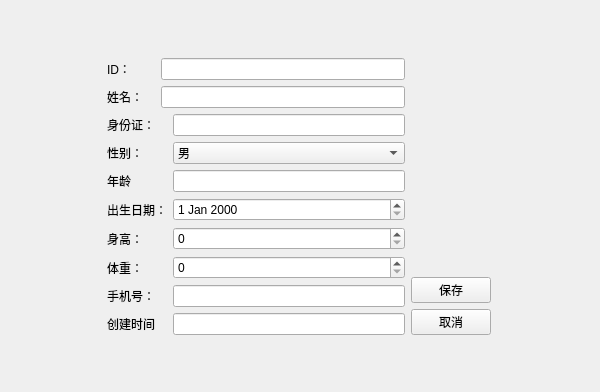
<?xml version="1.0" encoding="UTF-8"?>
<ui version="4.0">
 <class>PatientEditView</class>
 <widget class="QWidget" name="PatientEditView">
  <property name="geometry">
   <rect>
    <x>0</x>
    <y>0</y>
    <width>600</width>
    <height>392</height>
   </rect>
  </property>
  <property name="windowTitle">
   <string>编辑患者信息</string>
  </property>
  <layout class="QVBoxLayout" name="verticalLayout_2">
   <item>
    <spacer name="verticalSpacer">
     <property name="orientation">
      <enum>Qt::Orientation::Vertical</enum>
     </property>
     <property name="sizeHint" stdset="0">
      <size>
       <width>20</width>
       <height>48</height>
      </size>
     </property>
    </spacer>
   </item>
   <item>
    <layout class="QHBoxLayout" name="horizontalLayout_2">
     <item>
      <spacer name="horizontalSpacer">
       <property name="orientation">
        <enum>Qt::Orientation::Horizontal</enum>
       </property>
       <property name="sizeType">
        <enum>QSizePolicy::Policy::Fixed</enum>
       </property>
       <property name="sizeHint" stdset="0">
        <size>
         <width>96</width>
         <height>20</height>
        </size>
       </property>
      </spacer>
     </item>
     <item>
      <layout class="QHBoxLayout" name="horizontalLayout">
       <item>
        <layout class="QGridLayout" name="gridLayout">
         <item row="1" column="0">
          <widget class="QLabel" name="label_2">
           <property name="text">
            <string>姓名：</string>
           </property>
          </widget>
         </item>
         <item row="6" column="0">
          <widget class="QLabel" name="label_6">
           <property name="text">
            <string>身高：</string>
           </property>
          </widget>
         </item>
         <item row="5" column="0" colspan="2">
          <widget class="QLabel" name="label_5">
           <property name="text">
            <string>出生日期：</string>
           </property>
          </widget>
         </item>
         <item row="5" column="2">
          <widget class="QDateEdit" name="dbDateEditDOB"/>
         </item>
         <item row="7" column="0">
          <widget class="QLabel" name="label_7">
           <property name="text">
            <string>体重：</string>
           </property>
          </widget>
         </item>
         <item row="8" column="2">
          <widget class="QLineEdit" name="dbEditMobile"/>
         </item>
         <item row="9" column="2">
          <widget class="QLineEdit" name="dbCreatedTimestamp"/>
         </item>
         <item row="1" column="1" colspan="2">
          <widget class="QLineEdit" name="dbEditName"/>
         </item>
         <item row="6" column="2">
          <widget class="QSpinBox" name="dbSpinHeight"/>
         </item>
         <item row="9" column="0">
          <widget class="QLabel" name="label_9">
           <property name="text">
            <string>创建时间</string>
           </property>
          </widget>
         </item>
         <item row="7" column="2">
          <widget class="QSpinBox" name="dbSpinWeight"/>
         </item>
         <item row="2" column="2">
          <widget class="QLineEdit" name="dbEditIDCard"/>
         </item>
         <item row="2" column="0" colspan="2">
          <widget class="QLabel" name="label_3">
           <property name="text">
            <string>身份证：</string>
           </property>
          </widget>
         </item>
         <item row="3" column="0">
          <widget class="QLabel" name="label_4">
           <property name="text">
            <string>性别：</string>
           </property>
          </widget>
         </item>
         <item row="0" column="1" colspan="2">
          <widget class="QLineEdit" name="dbEditID"/>
         </item>
         <item row="3" column="2">
          <widget class="QComboBox" name="dbComboSex">
           <item>
            <property name="text">
             <string>男</string>
            </property>
           </item>
           <item>
            <property name="text">
             <string>女</string>
            </property>
           </item>
          </widget>
         </item>
         <item row="8" column="0" colspan="2">
          <widget class="QLabel" name="label_8">
           <property name="text">
            <string>手机号：</string>
           </property>
          </widget>
         </item>
         <item row="0" column="0">
          <widget class="QLabel" name="label">
           <property name="text">
            <string>ID：</string>
           </property>
          </widget>
         </item>
         <item row="4" column="0">
          <widget class="QLabel" name="label_10">
           <property name="text">
            <string>年龄</string>
           </property>
          </widget>
         </item>
         <item row="4" column="2">
          <widget class="QLineEdit" name="dbEditAge"/>
         </item>
        </layout>
       </item>
       <item>
        <layout class="QVBoxLayout" name="verticalLayout">
         <item>
          <spacer name="verticalSpacer_3">
           <property name="orientation">
            <enum>Qt::Orientation::Vertical</enum>
           </property>
           <property name="sizeHint" stdset="0">
            <size>
             <width>20</width>
             <height>40</height>
            </size>
           </property>
          </spacer>
         </item>
         <item>
          <widget class="QPushButton" name="pushButton">
           <property name="text">
            <string>保存</string>
           </property>
          </widget>
         </item>
         <item>
          <widget class="QPushButton" name="pushButton_2">
           <property name="text">
            <string>取消</string>
           </property>
          </widget>
         </item>
        </layout>
       </item>
      </layout>
     </item>
     <item>
      <spacer name="horizontalSpacer_2">
       <property name="orientation">
        <enum>Qt::Orientation::Horizontal</enum>
       </property>
       <property name="sizeType">
        <enum>QSizePolicy::Policy::Fixed</enum>
       </property>
       <property name="sizeHint" stdset="0">
        <size>
         <width>98</width>
         <height>20</height>
        </size>
       </property>
      </spacer>
     </item>
    </layout>
   </item>
   <item>
    <spacer name="verticalSpacer_2">
     <property name="orientation">
      <enum>Qt::Orientation::Vertical</enum>
     </property>
     <property name="sizeHint" stdset="0">
      <size>
       <width>20</width>
       <height>47</height>
      </size>
     </property>
    </spacer>
   </item>
  </layout>
 </widget>
 <tabstops>
  <tabstop>dbCreatedTimestamp</tabstop>
  <tabstop>dbEditIDCard</tabstop>
  <tabstop>dbEditID</tabstop>
  <tabstop>dbEditName</tabstop>
  <tabstop>dbSpinHeight</tabstop>
  <tabstop>dbSpinWeight</tabstop>
  <tabstop>dbEditMobile</tabstop>
  <tabstop>dbDateEditDOB</tabstop>
  <tabstop>dbComboSex</tabstop>
  <tabstop>dbEditAge</tabstop>
  <tabstop>pushButton</tabstop>
  <tabstop>pushButton_2</tabstop>
 </tabstops>
 <resources/>
 <connections/>
</ui>
